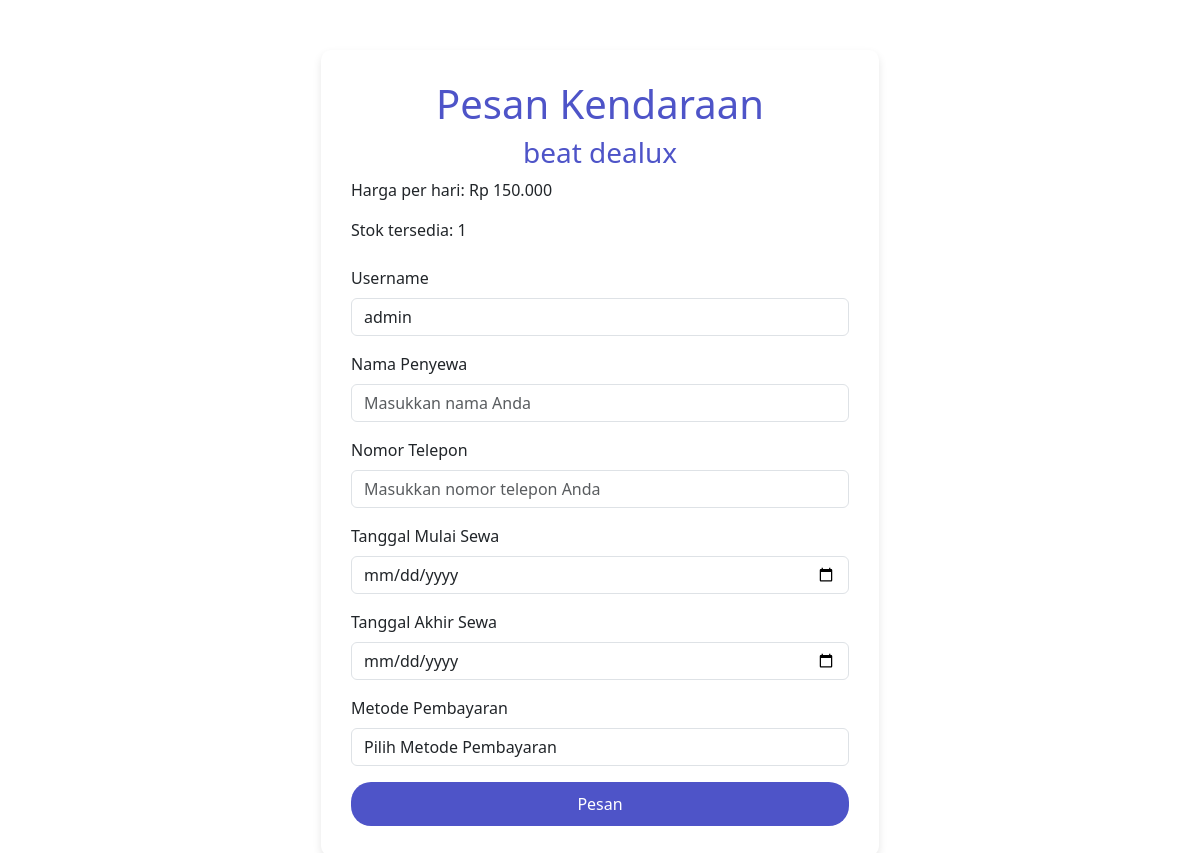
The page /user/reserve?id=1 (signed in) on the database its author committed.
### tables this page shows
CREATE TABLE `tbl_kendaraan` (
  `id_kendaraan` int(11) NOT NULL,
  `nama_kendaraan` varchar(255) NOT NULL,
  `harga_kendaraan` int(255) NOT NULL,
  `img_kendaraan` varchar(255) NOT NULL,
  `stok_kendaraan` int(255) NOT NULL
);

### user/reserve.php (the view, shortened to what this page needs)
<?php
require_once '../koneksi.php';
$vehicleId = $_GET['id'] ?? null;
$sql = "SELECT * FROM tbl_kendaraan WHERE id_kendaraan = ?";
$stmt = $conn->prepare($sql);
$stmt->bind_param("i", $vehicleId);
$stmt->execute();
$result = $stmt->get_result();
$vehicle = $result->fetch_assoc();
?>
<!DOCTYPE html>
<html lang="id">
<head>
    <link href="https://cdn.jsdelivr.net/npm/bootstrap@5.3.0-alpha1/dist/css/bootstrap.min.css" rel="stylesheet">
</head>
<body>
<div class="container form-container d-flex justify-content-center">
    <div class="form-card col-md-6">
        <h1>Pesan Kendaraan</h1>
        <h3><?php echo htmlspecialchars($vehicle['nama_kendaraan']); ?></h3>
        <p>Harga per hari: Rp <?php echo number_format($vehicle['harga_kendaraan'], 0, ',', '.'); ?></p>
        <p>Stok tersedia: <?php echo $vehicle['stok_kendaraan']; ?></p>
        <form method="POST" class="mt-4">
            <div class="mb-3">
                <label for="username" class="form-label">Username</label>
                <input type="text" name="username" class="form-control"
                       value="<?php echo htmlspecialchars($_SESSION['user']['username']); ?>" readonly>
            </div>
            <div class="mb-3">
                <label for="name" class="form-label">Nama Penyewa</label>
                <input type="text" name="name" class="form-control" placeholder="Masukkan nama Anda" required>
            </div>
            <div class="mb-3">
                <label for="phone" class="form-label">Nomor Telepon</label>
                <input type="text" name="phone" class="form-control" placeholder="Masukkan nomor telepon Anda" required>
            </div>
            <div class="mb-3">
                <label for="start_date" class="form-label">Tanggal Mulai Sewa</label>
                <input type="date" name="start_date" class="form-control" required min="<?php echo date('Y-m-d'); ?>">
            </div>
            <div class="mb-3">
                <label for="end_date" class="form-label">Tanggal Akhir Sewa</label>
                <input type="date" name="end_date" class="form-control" required min="<?php echo date('Y-m-d'); ?>">
            </div>
            <div class="mb-3">
                <label for="payment_method" class="form-label">Metode Pembayaran</label>
                <select name="payment_method" class="form-control" required>
                    <option value="">Pilih Metode Pembayaran</option>
                </select>
            </div>
            <button type="submit" class="btn btn-primary w-100">Pesan</button>
        </form>
    </div>
</div>
</body>
</html>

### user/reserve.php (style rules this page uses)
.form-container { margin-top: 50px; }
.form-card { background: #fff; padding: 30px; border-radius: 10px; box-shadow: 0 4px 8px rgba(0, 0, 0, 0.1); }
.btn-primary { background-color: #4e54c8; border: none; border-radius: 20px; padding: 10px 20px; font-size: 16px; }
h1, h3 { text-align: center; color: #4e54c8; }

### rows shown on the page
tbl_kendaraan: nama_kendaraan "beat dealux", harga_kendaraan "150.000", stok_kendaraan "1"
